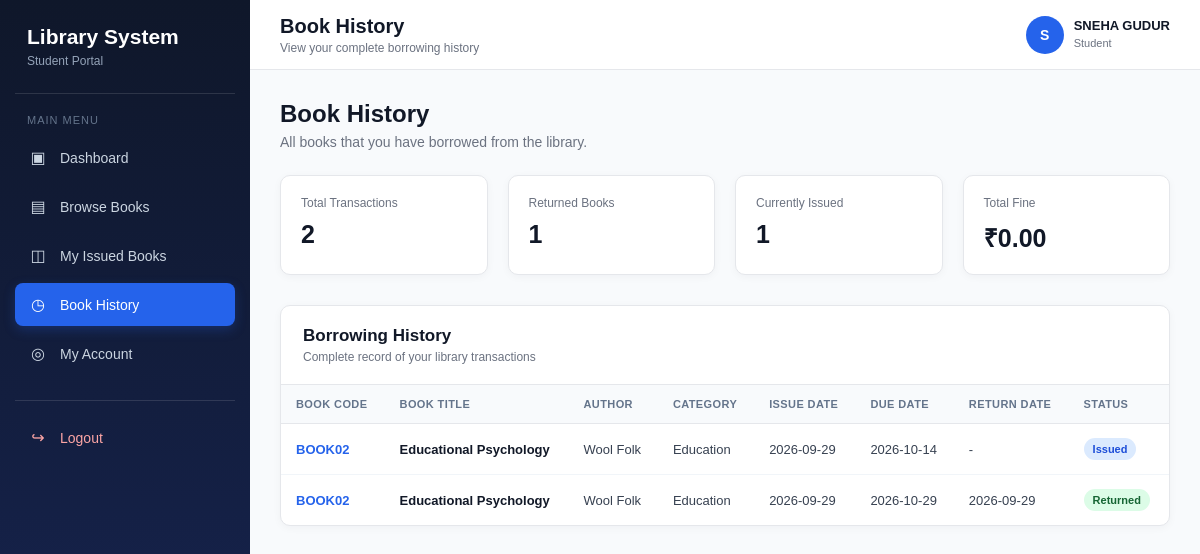
Screenshot of /user/history.php (signed in) with the database file from the repository.
### tables this page shows
CREATE TABLE `issued_books` (
  `id` int(11) NOT NULL,
  `book_id` int(11) NOT NULL,
  `user_id` int(11) NOT NULL,
  `issue_date` date NOT NULL,
  `due_date` date NOT NULL,
  `return_date` date DEFAULT NULL,
  `status` enum('issued','returned') DEFAULT 'issued',
  `fine` decimal(10,2) DEFAULT 0.00
);

CREATE TABLE `books` (
  `id` int(11) NOT NULL,
  `book_code` varchar(50) NOT NULL,
  `title` varchar(200) NOT NULL,
  `isbn` varchar(50) DEFAULT NULL,
  `author_id` int(11) DEFAULT NULL,
  `category_id` int(11) DEFAULT NULL,
  `publisher` varchar(150) DEFAULT NULL,
  `publication_year` year(4) DEFAULT NULL,
  `quantity` int(11) DEFAULT 1,
  `available_quantity` int(11) DEFAULT 1,
  `shelf_number` varchar(50) DEFAULT NULL,
  `qr_code` varchar(255) DEFAULT NULL,
  `created_at` timestamp NOT NULL DEFAULT current_timestamp()
);

CREATE TABLE `authors` (
  `id` int(11) NOT NULL,
  `author_name` varchar(150) NOT NULL
);

CREATE TABLE `categories` (
  `id` int(11) NOT NULL,
  `category_name` varchar(100) NOT NULL
);

### user/history.php (the view, shortened to what this page needs)
<?php
require_once "../config/database.php";
$user_id = $_SESSION["user_id"];
$user_name = $_SESSION["user_name"] ?? "Student";
$stmt = $conn->prepare("
    SELECT
        ib.id,
        b.book_code,
        b.title,
        a.author_name,
        c.category_name,
        ib.issue_date,
        ib.due_date,
        ib.return_date,
        ib.status,
        ib.fine
    FROM issued_books ib
    INNER JOIN books b
        ON ib.book_id = b.id
    LEFT JOIN authors a
        ON b.author_id = a.id
    LEFT JOIN categories c
        ON b.category_id = c.id
    WHERE ib.user_id = ?
    ORDER BY ib.issue_date DESC, ib.id DESC
");
$stmt->bind_param("i", $user_id);
$stmt->execute();
$result = $stmt->get_result();
$history = [];
while ($row = $result->fetch_assoc()) {
    $history[] = $row;
}
$total_transactions = count($history);
$returned_books = 0;
$current_books = 0;
$total_fine = 0;
foreach ($history as $row) {
    if ($row["status"] === "returned") {
        $returned_books++;
    }
    if ($row["status"] === "issued") {
        $current_books++;
    }
    $total_fine += (float)$row["fine"];
}
?>
<!DOCTYPE html>
<html lang="en">
<head>
</head>
<body>
<div class="layout">
    <aside class="sidebar">
        <div class="logo">
            <h2>Library System</h2>
            <p>Student Portal</p>
        </div>
        <div class="menu-title">
            Main Menu
        </div>
        <ul class="menu">
            <li>
                <a href="dashboard.php">
                    <span class="menu-icon">▣</span>
                    Dashboard
                </a>
            </li>
            <li>
                <a href="books.php">
                    <span class="menu-icon">▤</span>
                    Browse Books
                </a>
            </li>
            <li>
                <a href="issued_books.php">
                    <span class="menu-icon">◫</span>
                    My Issued Books
                </a>
            </li>
            <li>
                <a href="history.php" class="active">
                    <span class="menu-icon">◷</span>
                    Book History
                </a>
            </li>
            <li>
                <a href="account.php">
                    <span class="menu-icon">◎</span>
                    My Account
                </a>
            </li>
            <li class="logout">
                <a href="../auth/logout.php">
                    <span class="menu-icon">↪</span>
                    Logout
                </a>
            </li>
        </ul>
    </aside>
    <main class="main">
        <div class="topbar">
            <div class="page-title">
                <h1>Book History</h1>
                <p>
                    View your complete borrowing history
                </p>
            </div>
            <div class="profile">
                <div class="avatar">
                    <?php echo strtoupper(substr($user_name, 0, 1)); ?>
                </div>
                <div class="profile-info">
                    <strong>
                        <?php echo htmlspecialchars($user_name); ?>
                    </strong>
                    <span>
                        Student
                    </span>
                </div>
            </div>
        </div>
        <div class="content">
            <div class="welcome">
                <h2>Book History</h2>
                <p>
                    All books that you have borrowed from the library.
                </p>
            </div>
            <div class="stats">
                <div class="stat-card">
                    <div class="stat-label">
                        Total Transactions
                    </div>
                    <div class="stat-value">
                        <?php echo $total_transactions; ?>
                    </div>
                </div>
                <div class="stat-card">
                    <div class="stat-label">
                        Returned Books
                    </div>
                    <div class="stat-value">
                        <?php echo $returned_books; ?>
                    </div>
                </div>
                <div class="stat-card">
                    <div class="stat-label">
                        Currently Issued
                    </div>
                    <div class="stat-value">
                        <?php echo $current_books; ?>
                    </div>
                </div>
                <div class="stat-card">
                    <div class="stat-label">
                        Total Fine
                    </div>
                    <div class="stat-value">
                        ₹<?php echo number_format($total_fine, 2); ?>
                    </div>
                </div>
            </div>
            <div class="table-card">
                <div class="table-header">
                    <div>
                        <h2>Borrowing History</h2>
                        <p>
                            Complete record of your library transactions
                        </p>
                    </div>
                </div>
                <?php if (count($history) > 0): ?>
                    <div class="table-wrapper">
                        <table>
                            <thead>
                                <tr>
                                    <th>Book Code</th>
                                    <th>Book Title</th>
                                    <th>Author</th>
                                    <th>Category</th>
                                    <th>Issue Date</th>
                                    <th>Due Date</th>
                                    <th>Return Date</th>
                                    <th>Status</th>
                                    <th>Fine</th>
                                </tr>
                            </thead>
                            <tbody>
                                <?php foreach ($history as $row): ?>
                                    <tr>
                                        <td>
                                            <span class="book-code">
                                                <?php
                                                echo htmlspecialchars(
                                                    $row["book_code"] ?? "-"
                                                );
                                                ?>
                                            </span>
                                        </td>
                                        <td>
                                            <span class="book-title">
                                                <?php
                                                echo htmlspecialchars(
                                                    $row["title"] ?? "-"
                                                );
                                                ?>
                                            </span>
                                        </td>
                                        <td>
                                            <?php
                                            echo htmlspecialchars(
                                                $row["author_name"] ?? "-"
                                            );
                                            ?>
                                        </td>
                                        <td>
                                            <?php
                                            echo htmlspecialchars(
                                                $row["category_name"] ?? "-"
                                            );
                                            ?>
                                        </td>
                                        <td>
                                            <?php
                                            echo htmlspecialchars(
                                                $row["issue_date"] ?? "-"
                                            );
                                            ?>
                                        </td>
                                        <td>
                                            <?php
                                            echo htmlspecialchars(
                                                $row["due_date"] ?? "-"
                                            );
                                            ?>
                                        </td>
                                        <td>
                                            <?php
                                            if (!empty($row["return_date"])) {
                                                echo htmlspecialchars(
                                                    $row["return_date"]
                                                );
                                            } else {
                                                echo "-";
                                            }
                                            ?>
                                        </td>
                                        <td>
                                            <?php if ($row["status"] === "returned"): ?>
                                                <span class="status returned">
                                                    Returned
                                                </span>
                                            <?php else: ?>
                                                <span class="status issued">
                                                    Issued
                                                </span>
                                            <?php endif; ?>
                                        </td>
                                        <td>
                                        </td>
                                    </tr>
                                <?php endforeach; ?>
                            </tbody>
                        </table>
                    </div>
                <?php endif; ?>
            </div>
        </div>
    </main>
</div>
</body>
</html>

### user/history.php (style rules this page uses)
* { margin: 0; padding: 0; box-sizing: border-box; font-family: Arial, Helvetica, sans-serif; }
body { background: #f8fafc; color: #111827; }
.layout { display: flex; min-height: 100vh; }
.sidebar { width: 250px; background: linear-gradient(180deg, #0f172a, #172554); color: white; min-height: 100vh; position: fixed; left: 0; top: 0; bottom: 0; padding: 25px 15px; z-index: 1000; }
.logo { padding: 0 12px 25px; border-bottom: 1px solid rgba(255,255,255,0.12); margin-bottom: 20px; }
.logo h2 { font-size: 21px; margin-bottom: 5px; }
.logo p { font-size: 12px; color: #94a3b8; }
.menu-title { font-size: 11px; color: #64748b; text-transform: uppercase; letter-spacing: 1px; padding: 0 12px; margin-bottom: 10px; }
.menu { list-style: none; }
.menu li { margin-bottom: 6px; }
.menu a { display: flex; align-items: center; gap: 12px; text-decoration: none; color: #cbd5e1; padding: 12px 13px; border-radius: 8px; font-size: 14px; transition: 0.2s; }
.menu a.active { background: #2563eb; color: white; box-shadow: 0 4px 12px rgba(37,99,235,0.25); }
.menu-icon { width: 20px; text-align: center; font-size: 16px; }
.logout { margin-top: 25px; border-top: 1px solid rgba(255,255,255,0.12); padding-top: 15px; }
.logout a { color: #fca5a5; }
.main { margin-left: 250px; width: calc(100% - 250px); min-height: 100vh; }
.topbar { height: 70px; background: white; border-bottom: 1px solid #e5e7eb; display: flex; align-items: center; justify-content: space-between; padding: 0 30px; }
.page-title h1 { font-size: 20px; color: #111827; }
.page-title p { font-size: 12px; color: #6b7280; margin-top: 3px; }
.profile { display: flex; align-items: center; gap: 10px; }
.avatar { width: 38px; height: 38px; background: #2563eb; color: white; border-radius: 50%; display: flex; align-items: center; justify-content: center; font-weight: bold; font-size: 14px; }
.profile-info strong { display: block; font-size: 13px; color: #111827; }
.profile-info span { font-size: 11px; color: #6b7280; }
.content { padding: 30px; }
.welcome { margin-bottom: 25px; }
.welcome h2 { font-size: 24px; color: #111827; margin-bottom: 6px; }
.welcome p { font-size: 14px; color: #6b7280; }
.stats { display: grid; grid-template-columns: repeat(4, 1fr); gap: 20px; margin-bottom: 30px; }
.stat-card { background: white; border: 1px solid #e5e7eb; border-radius: 10px; padding: 20px; box-shadow: 0 2px 8px rgba(15,23,42,0.04); }
.stat-label { color: #6b7280; font-size: 12px; margin-bottom: 10px; }
.stat-value { font-size: 25px; font-weight: bold; color: #111827; }
.table-card { background: white; border: 1px solid #e5e7eb; border-radius: 10px; overflow: hidden; box-shadow: 0 2px 8px rgba(15,23,42,0.04); }
.table-header { padding: 20px 22px; border-bottom: 1px solid #e5e7eb; display: flex; justify-content: space-between; align-items: center; }
.table-header h2 { font-size: 17px; color: #111827; }
.table-header p { font-size: 12px; color: #6b7280; margin-top: 4px; }
.table-wrapper { width: 100%; overflow-x: auto; }
table { width: 100%; border-collapse: collapse; min-width: 950px; }
thead { background: #f8fafc; }
th { text-align: left; padding: 13px 15px; font-size: 11px; text-transform: uppercase; letter-spacing: 0.4px; color: #64748b; border-bottom: 1px solid #e5e7eb; white-space: nowrap; }
td { padding: 14px 15px; font-size: 13px; color: #374151; border-bottom: 1px solid #f1f5f9; white-space: nowrap; }
tbody tr:last-child td { border-bottom: none; }
.book-code { font-weight: bold; color: #2563eb; }
.book-title { font-weight: 600; color: #111827; }
.status { display: inline-block; padding: 5px 9px; border-radius: 20px; font-size: 11px; font-weight: 600; }
.status.returned { background: #dcfce7; color: #166534; }
.status.issued { background: #dbeafe; color: #1d4ed8; }

### rows the page displays
issued_books: book.book_code "BOOK02", book.title "Educational Psychology", authors.author_name "Wool Folk", categories.category_name "Education", issue_date "2026-09-29", due_date "2026-10-14", status "Issued"
issued_books: book.book_code "BOOK02", book.title "Educational Psychology", authors.author_name "Wool Folk", categories.category_name "Education", issue_date "2026-09-29", due_date "2026-10-29", return_date "2026-09-29", status "Returned"

### other values shown
substr($user_name, 0, 1) "S"
$user_name "SNEHA GUDUR"
$total_transactions "2"
$returned_books "1"
$current_books "1"
$total_fine "0.00"
